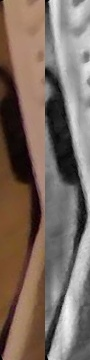
#> input picture Prueba1/documento_0001.jpg, 90 x 360 px
$ python -i finger_removal.py   (imports and definitions only)
#> lines starting #> are read from the running program, lines starting #| are printed output that depends on the picture; after the words box and inside, x2 and y2 are one past the last pixel; in counts of white or black regions, pixels touching at a corner belong together
#> further down, picture is the input picture: shape (360, 90, 3); mean B, G, R 96.6, 106.6, 122.6
#!/usr/bin/env python3
# -*- coding: utf-8 -*-
"""
finger_removal.py — Detección y eliminación de dedos y soportes en imágenes de documentos
"""
from pathlib import Path
from typing import Optional, List, Tuple
import sys

sys.path.insert(0, str(Path(__file__).parent.parent))

try:
    import cv2
    import numpy as np
    HAS_CV2 = True
except ImportError:
    cv2 = None
    np = None
    HAS_CV2 = False


# [62 lines left out: function detect_fingers_and_supports, not called in this run]


def detect_skin_color(img: any) -> Optional[any]:
    """
    Detectar regiones de color de piel en la imagen.

    Args:
        img: Imagen BGR de OpenCV

    Returns:
        Máscara binaria con regiones de piel
    """
    if not HAS_CV2:
        return None

    try:
        # Convertir a HSV
        hsv = cv2.cvtColor(img, cv2.COLOR_BGR2HSV)
#> hsv: shape (360, 90, 3); mean H, S, V 11.1, 63.2, 122.6

        # Rangos de color de piel en HSV (calibrado para luz natural)
        # Rango 1: tonos cálidos
        lower1 = np.array([0, 20, 70], dtype=np.uint8)
        upper1 = np.array([20, 255, 255], dtype=np.uint8)

        # Rango 2: tonos más oscuros
        lower2 = np.array([0, 15, 40], dtype=np.uint8)
        upper2 = np.array([25, 255, 255], dtype=np.uint8)

        # Crear máscaras
        mask1 = cv2.inRange(hsv, lower1, upper1)
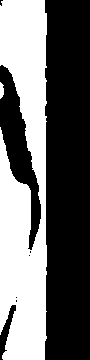
#> mask1: shape (360, 90); 41.5% white; 2 white regions, box (x1, y1, x2, y2) and area: (0, 0, 47, 360) 13395, (0, 82, 4, 99) 53
        mask2 = cv2.inRange(hsv, lower2, upper2)
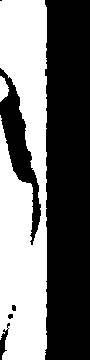
#> mask2: shape (360, 90); 44.1% white; 2 white regions, box (x1, y1, x2, y2) and area: (0, 0, 47, 360) 14117, (0, 76, 9, 102) 159

        # Combinar máscaras
        mask = cv2.bitwise_or(mask1, mask2)

        # Eliminar ruido (morfología)
        kernel = cv2.getStructuringElement(cv2.MORPH_ELLIPSE, (5, 5))
        mask = cv2.morphologyEx(mask, cv2.MORPH_OPEN, kernel, iterations=2)
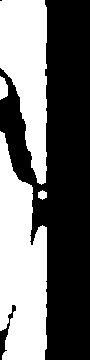
#> mask: shape (360, 90); 43% white; 4 white regions, box (x1, y1, x2, y2) and area: (0, 131, 47, 360) 7892, (0, 0, 47, 185) 5812, (0, 76, 8, 100) 148, (38, 190, 47, 200) 66
        mask = cv2.morphologyEx(mask, cv2.MORPH_CLOSE, kernel, iterations=2)
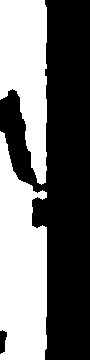
#> mask: shape (360, 90); 44.1% white; 2 white regions, box (x1, y1, x2, y2) and area: (0, 131, 47, 360) 8177, (0, 0, 47, 185) 6106

        # Filtrar solo regiones en los bordes (donde suelen estar los dedos)
        h, w = mask.shape
#> h = 360; w = 90
        border_width = int(min(h, w) * 0.15)  # 15% de los bordes
#> border_width = 13

        # Crear máscara de bordes
        edge_mask = np.zeros_like(mask)
        edge_mask[:border_width, :] = 255  # Borde superior
        edge_mask[-border_width:, :] = 255  # Borde inferior
        edge_mask[:, :border_width] = 255  # Borde izquierdo
        edge_mask[:, -border_width:] = 255  # Borde derecho

        # Aplicar máscara de bordes
        mask = cv2.bitwise_and(mask, edge_mask)
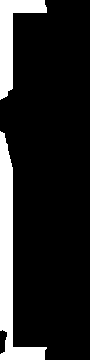
#> mask: shape (360, 90); 14.7% white; 2 white regions, box (x1, y1, x2, y2) and area: (0, 131, 47, 360) 3097, (0, 0, 47, 100) 1665

        return mask

    except Exception as e:
        print(f"Error en detección de piel: {e}")
        return None


# [166 lines left out: functions detect_dark_edges, remove_fingers_inpainting, crop_to_content, not called in this run]

>>> import cv2
>>> picture = cv2.imread('../Prueba1/documento_0001.jpg')
>>> result = detect_skin_color(picture)
